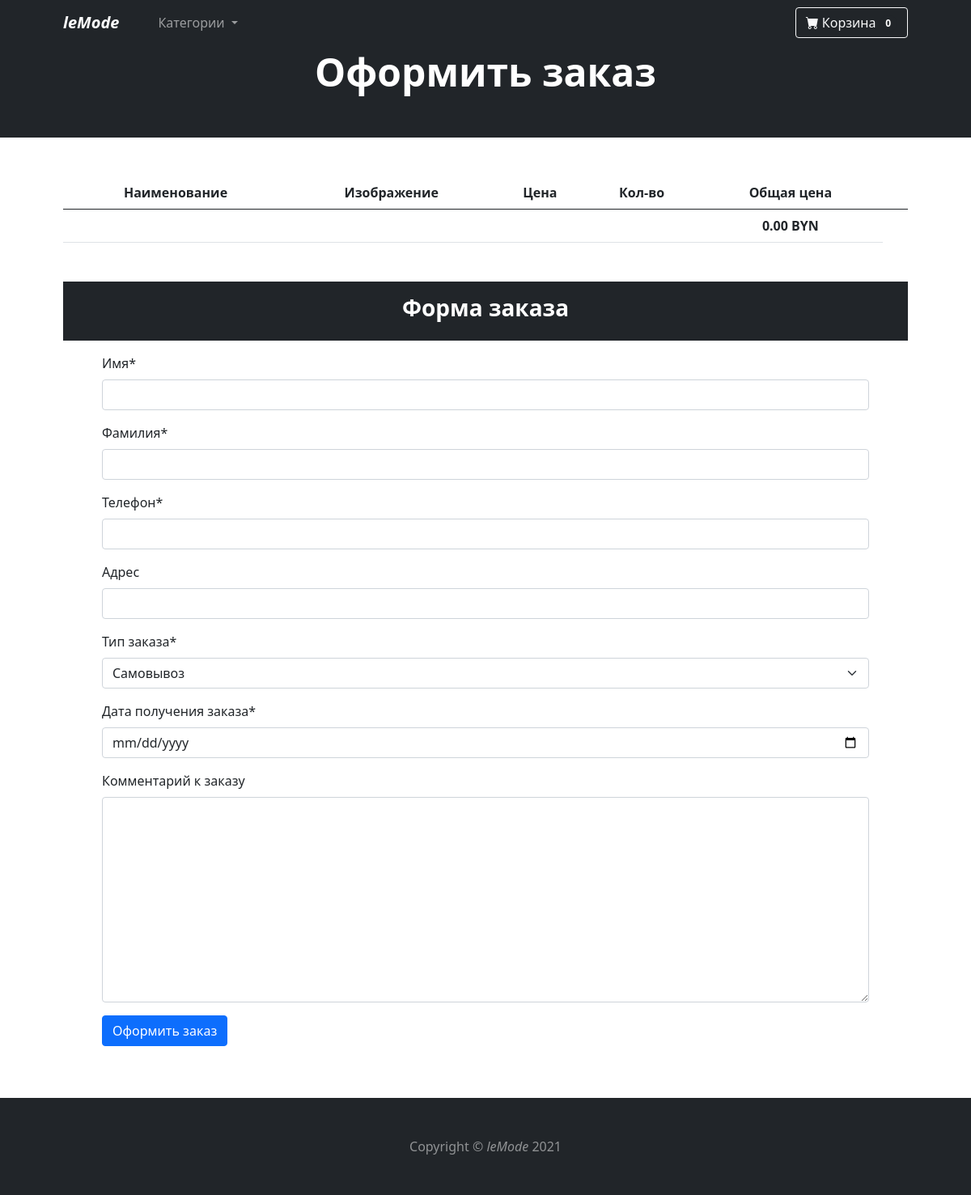
/checkout/ (signed in), run on an earlier commit of the app's database.
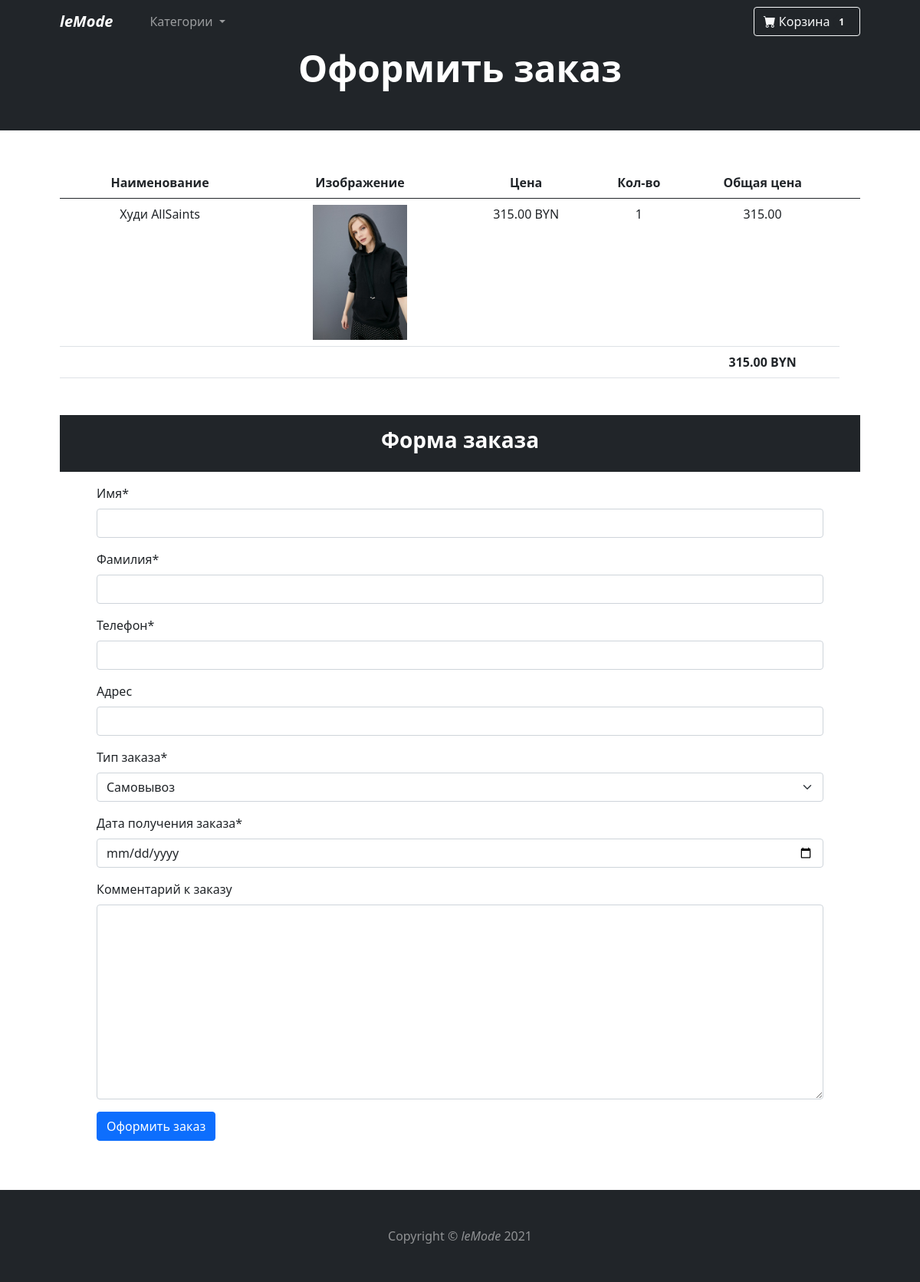
And on a later commit of the database.
### mainapp/models.py (models this page shows, shortened)
class Cart(models.Model):
    owner = models.ForeignKey('Client', null=True, verbose_name='Владелец', on_delete=models.CASCADE)
    clothes = models.ManyToManyField(CartProduct, blank=True, related_name='related_cart')
    total_products = models.PositiveIntegerField(default=0)
    final_price = models.DecimalField(max_digits=9, default=0, decimal_places=2, verbose_name='Общая цена')
    in_order = models.BooleanField(default=False)
    anon_user = models.BooleanField(default=False)

class CartProduct(models.Model):
    user = models.ForeignKey('Client', verbose_name='Покупатель', on_delete=models.CASCADE)
    cart = models.ForeignKey('Cart', verbose_name='Корзина', on_delete=models.CASCADE, related_name='related_products')
    content_type = models.ForeignKey(ContentType, on_delete=models.CASCADE)
    object_id = models.PositiveIntegerField()
    content_object = GenericForeignKey('content_type', 'object_id')
    qty = models.PositiveIntegerField(default=1)
    final_price = models.DecimalField(max_digits=9, decimal_places=2, verbose_name='Общая цена')

class Clothes(models.Model):
    class Meta:
        abstract = True
    category = models.ForeignKey(Category, verbose_name='Категория', on_delete=models.CASCADE)
    title = models.CharField(max_length=255, verbose_name='Наименование')
    slug = models.SlugField(unique=True)
    image = models.ImageField(verbose_name='Изображение', default=None)
    description = models.TextField(verbose_name='Описание', null=True)
    price = models.DecimalField(max_digits=7, decimal_places=2, verbose_name='Цена')

class Hoodie(Clothes):
    color = models.CharField(max_length=255, verbose_name='Цвет')
    length = models.CharField(max_length=255, verbose_name='Длина')
    length_sleeve = models.CharField(max_length=255, verbose_name='Длина рукава')
    pattern = models.CharField(max_length=255, verbose_name='Узор')
    brand = models.ForeignKey(Brand, verbose_name='Бренд', on_delete=models.CASCADE)
    slug = models.SlugField(unique=True)

### mainapp/views.py (the view)
# urls.py: path('checkout/', CheckoutView.as_view(), name='checkout'),
class CheckoutView(CartMixin, View):
    def get(self, request, *args, **kwargs):
        categories = (Category.objects.get_categories_for_nav())
        form = OrderForm(request.POST or None)
        context = {
            'cart': self.cart,
            'categories': categories,
            'form': form
        }
        return render(request, 'checkout.html', context)

### mainapp/forms.py
class OrderForm(forms.ModelForm):
    def __init__(self, *args, **kwargs):
        super().__init__(*args,**kwargs)
        self.fields['order_date'].label = 'Дата получения заказа'
    order_date = forms.DateField(widget=forms.TextInput(attrs={'type': 'date'}))
    class Meta:
        model = Order
        fields = (
            'first_name', 'last_name', 'phone', 'address', 'buying_type', 'order_date', 'comment'
        )

### mainapp/mixins.py (called while the page is built)
    def dispatch(self, request, *args, **kwargs):
        if request.user.is_authenticated:
            client = Client.objects.filter(user=request.user).first()
            if not client:
                client = Client.objects.create(user=request.user)
            cart = Cart.objects.filter(owner=client, in_order=False).first()
            if not cart:
                cart = Cart.objects.create(owner=client)
        else:
            cart = Cart.objects.filter(anon_user=True).first()
            if not cart:
                cart = Cart.objects.create(anon_user=True)
        self.cart = cart
        return super().dispatch(request, *args, **kwargs)

### mainapp/models.py (called while the page is built)
def get_models_for_count(*model_names):
    return [models.Count(model_name) for model_name in model_names]

### mainapp/templates/checkout.html (shortened to what this page needs)
{% extends 'base.html' %}
{% load crispy_forms_tags %}
{% block content %}
<header class="bg-dark py-1">
    <div class="container px-4 px-lg-5">
        <div class="text-center text-white">
            <h1 class="display-5 fw-bolder mb-5">Оформить заказ</h1>
        </div>
    </div>
</header>
<div class="container px-4 px-lg-5">
<table class="table mt-5 text-center">
  <thead>
    <tr class="">
      <th scope="col">Наименование</th>
      <th scope="col">Изображение</th>
      <th scope="col">Цена</th>
      <th scope="col">Кол-во</th>
      <th scope="col">Общая цена</th>
      <th scope="col"></th>
    </tr>
  </thead>
  <tbody>
    {% for item in cart.clothes.all %}
        <tr>
          <td scope="row" class="w-25">{{ item.content_object.title }}</td>
          <td class="w-25"><img src="{{ item.content_object.image.url}}" class="img-fluid w-50"></td>
          <td>{{ item.content_object.price }} BYN</td>
          <td>{{ item.qty }}</td>
          <td>{{ item.final_price }}</td>
        </tr>
    {% endfor %}
        <tr>
          <td colspan="4"></td>
          <td><strong>{{ cart.final_price }} BYN</strong></td>
        </tr>
  </tbody>
</table>
<div class="bg-dark text-center text-white py-3 mt-5 mb-3">
    <h3 class="display-7 fw-bolder">Форма заказа</h3>
</div>
    <div class="container px-5 px-lg-5">
        <form action="{% url 'make_order' %}" method="POST">
            {{ form|crispy }}
            <input type="submit" class="btn btn-primary mb-3" value="Оформить заказ">
        </form>
    </div>
</div>
{% endblock content %}

### mainapp/templates/base.html (shortened to what this page needs)
<!DOCTYPE html>
<html lang="en">
    <head>
        <link href="https://cdn.jsdelivr.net/npm/bootstrap-icons@1.5.0/font/bootstrap-icons.css" rel="stylesheet" />
        <link href="https://cdn.jsdelivr.net/npm/bootstrap@5.0.2/dist/css/bootstrap.min.css" rel="stylesheet">
    </head>
    <body>
        <nav class="navbar navbar-expand-lg navbar-dark bg-dark sticky-top">
            <div class="container px-4 px-lg-5">
                <a class="navbar-brand fw-bold fst-italic" href="{% url 'base' %}">leMode</a>
                <div class="collapse navbar-collapse" id="navbarSupportedContent">
                    <ul class="navbar-nav me-auto mb-2 mb-lg-0 ms-lg-4">
                         <li class="nav-item dropdown">
                            <a class="nav-link dropdown-toggle" href="#" id="navbarDropdownMenuLink" role="button" data-bs-toggle="dropdown" aria-expanded="false">
                                Категории
                            </a>
                        </li>
                    </ul>
                    <form class="d-flex">
                        <a class="btn btn-outline-light" href="{% url 'cart' %}" type="submit">
                            <i class="bi-cart-fill me-1"></i>Корзина<span class="badge bg-dark text-white ms-1 rounded-pill">{{ cart.clothes.count }}</span>
                        </a>
                    </form>
                </div>
            </div>
        </nav>
        {% block content %}{% endblock content %}
        <footer class="mt-5 py-5 bg-dark">
            <div class="container"><p class="m-0 text-center text-white-50">Copyright &copy; <span class="fst-italic">leMode</span> 2021</p></div>
        </footer>
    </body>
</html>

What changed in the data, as far as the page shows it:
changed Cart: clothes.count "0" → "1"; final_price "0.00" → "315.00"
added CartProduct: content_object "Худи AllSaints", content_object.image (picture), content_object.price "315.00", qty "1", final_price "315.00"
